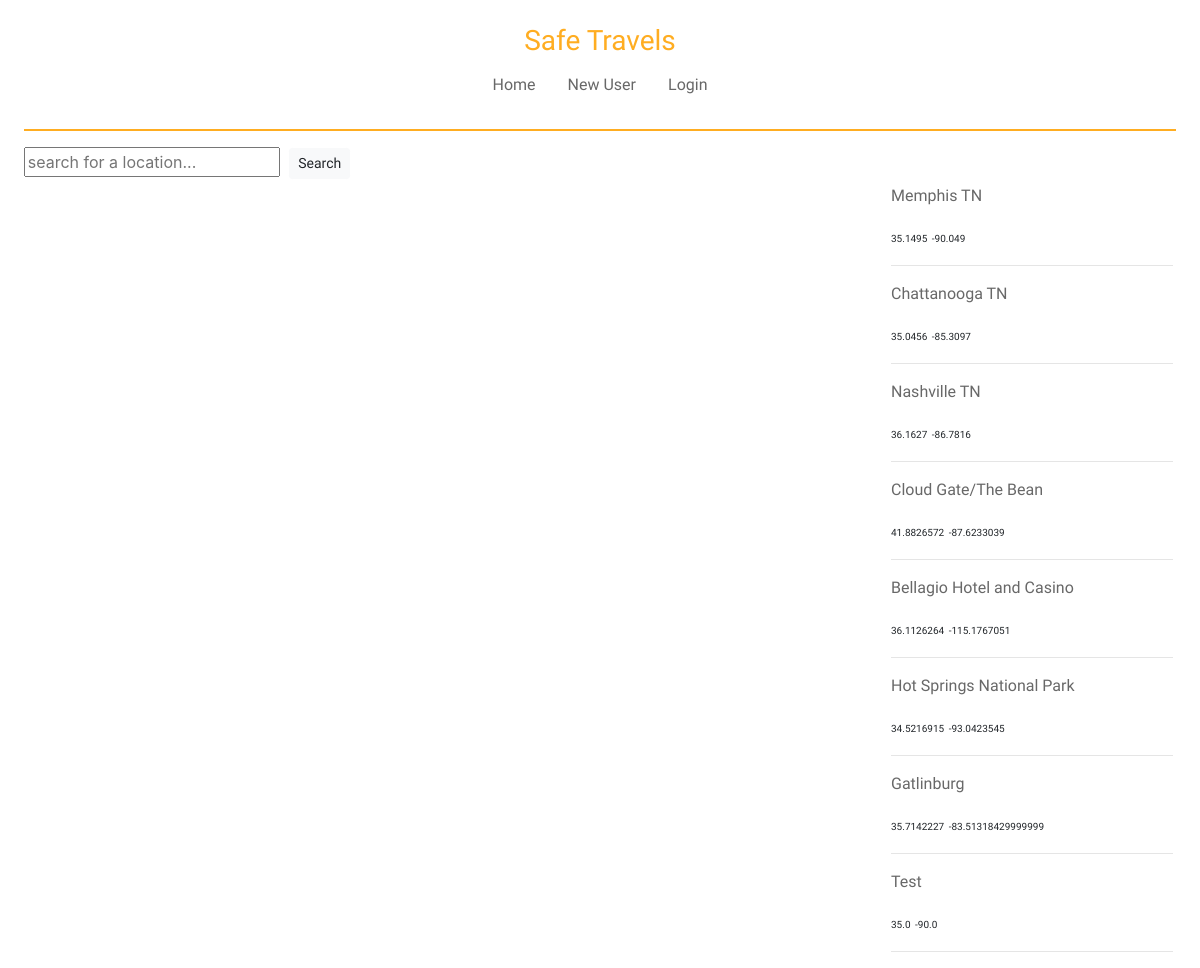
The page / on the database its author committed.
### travelApp/models.py (models this page shows, shortened)
class LocationLog(models.Model):
    location = models.CharField(max_length=500, default='')
    location_lat = models.FloatField(default=0)
    location_long = models.FloatField(default=0)
    date_of_visit = models.DateField(default=date.today)
    summary = models.TextField(default='')
    safety = models.PositiveSmallIntegerField(default=1)
    affordability = models.PositiveSmallIntegerField(default=1)
    accessibility = models.PositiveSmallIntegerField(default=1)
    image = models.ImageField(upload_to='images', null=True, blank=True)
    userModel_fk = models.ForeignKey(UserModel, on_delete=models.CASCADE, null=True, blank=True)

### travelApp/views.py (the view)
# urls.py: path('', views.index, name='index'),
def index(request):
    locationLogs = LocationLog.objects.all()
    context = {
        'allLogs': locationLogs
    }
    return render(request, 'travelApp/index.html', context)

### travelApp/templates/travelApp/index.html (shortened to what this page needs)
{% extends 'travelApp/base.html' %}
{% block content %}
<form class="searchBar" action="{% url 'searchLocation' %}" method="POST">
    <input type="text" name="searchBar" placeholder="search for a location...">
    <button type="submit" class="btn btn-light btn-sm">Search</button>
</form>
<div class="mapAndLogs">
    <div id="map"></div>
    <div class="listLogs">
        {% for logs in allLogs %}
        <a href="{% url 'logDetails' logs.id %}"><p class="locationName">{{logs.location}}</p></a>
        <p class="lat">{{logs.location_lat}}</p>
        <p class="long">{{logs.location_long}}</p>
        <hr>
        {% endfor %}
    </div>
</div>
{% endblock %}

### travelApp/static/travelApp/css/base.css (style rules this page uses)
html, body { height: 100%; margin: 1%; }
hr { color: rgba(255, 173, 33, 1); }
a { font-family: 'Quicksand', sans-serif; color: rgb(104, 104, 104); }
button { font-family: 'Quicksand', sans-serif; margin: 5px; }
p { font-family: 'Quicksand', sans-serif; }
.lat, .long { font-size: 10px; display: inline; }
.mapAndLogs { display: grid; grid-template-columns: 3fr 1fr; height: 80%; }
#map { height: 80%; grid-column: 1; grid-row: 1; margin: 1% 1% 0 0; position: -webkit-sticky; position: sticky; }
.listLogs { grid-column: 2; grid-row: 1; margin: 0 1% 0 1%; }

### rows shown on the page
LocationLog: location "Memphis TN", location_lat "35.1495", location_long "-90.049"
LocationLog: location "Chattanooga TN", location_lat "35.0456", location_long "-85.3097"
LocationLog: location "Nashville TN", location_lat "36.1627", location_long "-86.7816"
LocationLog: location "Cloud Gate/The Bean", location_lat "41.8826572", location_long "-87.6233039"
LocationLog: location "Bellagio Hotel and Casino", location_lat "36.1126264", location_long "-115.1767051"
LocationLog: location "Hot Springs National Park", location_lat "34.5216915", location_long "-93.0423545"
LocationLog: location "Gatlinburg", location_lat "35.7142227", location_long "-83.51318429999999"
LocationLog: location "Test", location_lat "35.0", location_long "-90.0"
